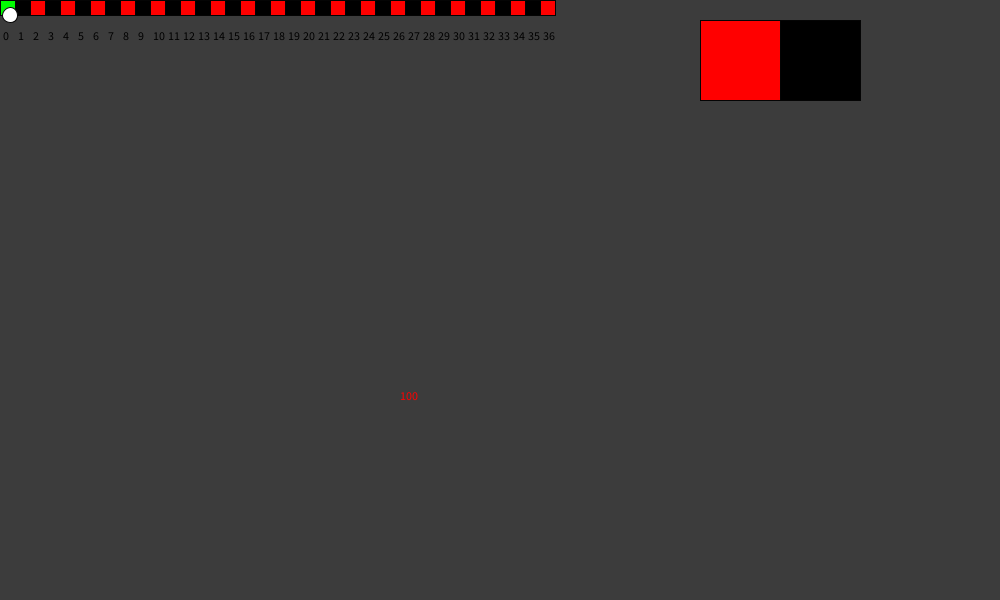
Frame 1 (no input)
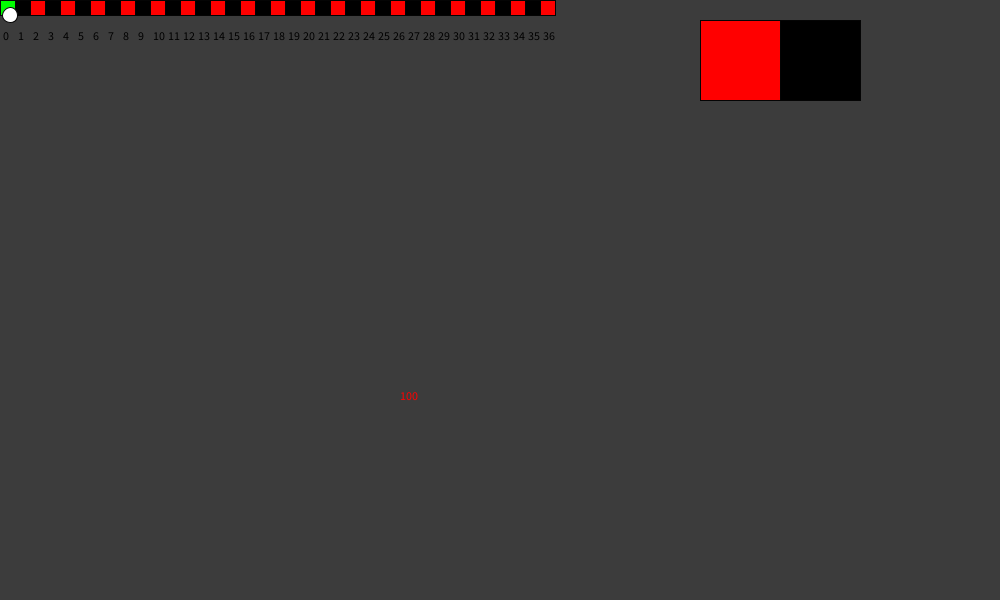
Frame 60 (the mouse pressed at the canvas centre just before this capture)
Frame 120 (the mouse held since frame 60 and released just before this capture): identical to frame 60, image omitted

The Processing sketch that drew these frames (run headless with seeded random() and noise(); from frame 60 on, the mouse is pressed at the canvas centre):

// Processing sketch: Roulette
// ── Roulette.pde


public int[] fields=new int[37];
public int cellSize=15;
UIButton b;
UIButton r;
int ballpos, rolls;
boolean isRolling=false;

int cash=100;

int bet=0;


void setup()
{
  size(1000, 600);

  fields=makeCells();

  r=new UIButton(700, 20, 80, 80, color(255, 0, 0));
  b=new UIButton(780, 20, 80, 80, color(0, 0, 0));
}


void draw()
{
  drawCells();
  fill(255);
  circle(ballpos*cellSize+10, cellSize, cellSize);
}

void drawCells()
{
  background(60);
  for (int i=0; i < fields.length; i++)
  {
    if (i==0)
    {
      fill(0, 255, 0);
    } else if (i%2==0)
    {
      fill(255, 0, 0);
    } else
    {
      fill(0, 0, 0);
    }
    rect(i*cellSize, 0, cellSize, cellSize);
    stroke(4);
    fill(0);
    text(i, i*cellSize+3, 40, 3);
  }
  if (isRolling) {

    if (rolls>0)
    {
      rolls-=1;
      ballpos+=1;
      if (ballpos>fields.length-1)
      {
        ballpos=0;
      }
    } else {
      isRolling=false;
      checkWin();
    }

    return;
  }
  b.drawButton();
  if (b.isPressed())
  {
    bet=0;
    roll();
  }
  r.drawButton();
  if (r.isPressed())
  {
    bet=1;
    roll();
  }
  text(cash, 400, 400, 40);
}

public void checkWin()
{
  if (ballpos==0)
  {
    cash/=2;
    return;
  }
  if (bet==1 &&ballpos%2==0)
  {
    cash*=2;
    return;
  }
  println(1+ballpos%2);
  if (bet==0 &&1+ballpos%2==2)
  {
    cash*=2;
    return;
  }
  if (bet==1&& 1+ballpos%2==2)
  {
    cash/=2;
    return;
  }
  if (bet==0&& ballpos%2==0)
  {
    cash/=2;
    return;
  }
}

public void roll()
{
  isRolling=true;
  ballpos=(int)random(37);
  rolls=(int)random(100);
}

int[] makeCells()
{
  int[] field=new int[37];
  for (int i=0; i <37; i++)
  {
    field[i]=i;
  }
  return field;
}

// ── uibutton.pde
class UIButton
{
  int x;
  int y;
  int h;
  int w;
  color c;
  color altC=color(75);
  color nC;
  UIButton(int x, int y, int h, int w,color c)
  {
     this.x=x;
     this.y=y;
     this.h=h;
     this.w=w;
     this.nC=c;
  }
  
  void drawButton()
  {
    fill(c);
    rect(x,y,h,w);
  }
  boolean isPressed()
  {
    
    if (mouseX>x &&mouseX < x+w && mouseY>y&& mouseY<y+h && mousePressed)
    {
      this.c =  altC;
      drawButton();
      return true;
    }this.c=nC;
    drawButton();
    return false;
  }
}
